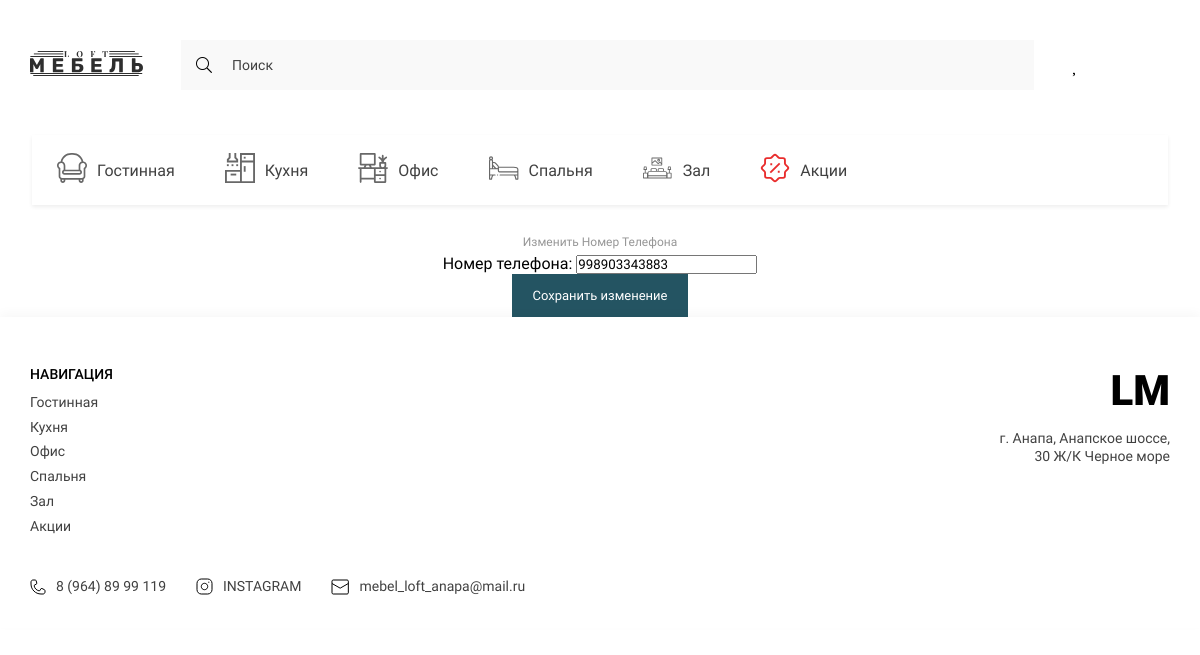
The app's page /change_phone/1 with its own data.
### mebel_app/models.py (models this page shows)
class Category(models.Model):
    title = models.CharField(max_length=255, verbose_name='Категория', unique=True)
    image = models.FileField(upload_to='categories/', verbose_name='Иконка')
    slug = models.SlugField(unique=True, null=True, verbose_name='Слаг')
    def get_absolute_url(self):
        return reverse('category', kwargs={'slug': self.slug})
    def __str__(self):
        return self.title
    class Meta:
        verbose_name = 'Категория'
        verbose_name_plural = 'Категории'

class Profile(models.Model):
    user = models.OneToOneField(User, on_delete=models.CASCADE)
    first_name = models.CharField(max_length=200, verbose_name='Имя')
    last_name = models.CharField(max_length=200, verbose_name='Фамилия')
    city = models.ForeignKey(Cities, on_delete=models.CASCADE, verbose_name='Город', null=True, blank=True)
    phone_number = models.CharField(max_length=200, verbose_name='Номер телефона', blank=True, null=True)
    class Meta:
        verbose_name = 'Профиль'
        verbose_name_plural = 'Профили'

### mebel_app/views.py (the view)
# urls.py: path('change_phone/<int:pk>', phone_form, name='phone_form'),
def phone_form(request, pk):
    if request.method == 'POST':
        profile = Profile.objects.get(pk=pk)
        form = UserPhoneForm(data=request.POST, instance=profile)
        if form.is_valid():
            form.save()
            messages.success(request, 'Успешно изменено!')
            return redirect('profile')
    else:
        profile = Profile.objects.get(pk=pk)
        form = UserPhoneForm(instance=profile)
        context = {
            'title': 'Изменение номера телефона',
            'form': form
        }
        return render(request, 'mebel_app/phone_form.html', context)

### mebel_app/forms.py
class UserPhoneForm(forms.ModelForm):
    class Meta:
        model = Profile
        fields = ('phone_number',)
        widgets = {
            'phone_number': forms.TextInput(attrs={
                'class': 'form-control'
            })
        }

### mebel_app/templatetags/mebel_app_tags.py (called while the page is built)
@register.simple_tag()
def get_categories():
    categories = Category.objects.all()
    return categories

### mebel_app/templates/mebel_app/phone_form.html (shortened to what this page needs)
{% extends 'base.html' %}
{% block main %}
<main>
    <div align="center">
        <form action="" method="post" enctype="multipart/form-data">
            <div class="container">
                <div class="profile__form">
                    <div class="input__title">
                        <h2>Изменить Номер Телефона</h2>
                        {{ form.as_p }}
                    </div>
                </div>
                <button type="submit" class="btn btn-dark">Сохранить изменение</button>
        </form>
    </div>
</main>
{% endblock main %}

### templates/components/_category.html
              {% load mebel_app_tags %}
<div class="padding-left" style="
    max-width: 1136px;
    width: 100%;
    margin: 25px  auto;
">
  {% get_categories as categories %}
                    <ul class="header__list _categories">
   {% for category in categories %}
                        <li>
                            <a href="{{ category.get_absolute_url }}" class="header__list-links">
                                <span class="header__list-img">
                                    <img src="{{ category.image.url }}" alt="icons" width="30" height="30">
                                </span>
                                {{ category }}
                            </a>
                        </li>
    {% endfor %}
                    </ul>
</div>

### templates/components/_footer.html
{% load static %}
              {% load mebel_app_tags %}
<footer class="footer">
    <div class="container">
        <div class="footer__content">
            <div class="footer__navigate">
                <div class="footer__navigate-part">
                    <h2 class="footer__navigate-title">НАВИГАЦИЯ</h2>
                    <div class="footer__navigate-lists">
                          {% get_categories as categories %}
                        <ul class="footer__navigate-list">
                            {% for category in categories %}
                            <li><a href="{{ category.get_absolute_url }}" class="footer__navigate-links">{{ category.title }}</a></li>
{% endfor %}
                        </ul>
                    </div>
                </div>
                <div class="footer__navigate-part _right">
                    <a href="./index.html" class="footer__logo">LM</a>
                    <p class="footer__adress">г. Анапа, Анапское шоссе, 30 Ж/К Черное море</p>
                </div>
            </div>
            <div class="footer__social">
                <ul class="footer__social-list">
                    <li>
                        <a href="tel:89648999119" class="footer__social-links">
                            <img src="{% static 'mebel_app/assets/icons/phone.svg' %}" alt="phone">
                            8 (964) 89 99 119
                        </a>
                    </li>
                    <li>
                        <a href="https://www.instagram.com/habibaziz33" target="_blank" class="footer__social-links">
                            <img src="{% static 'mebel_app/assets/icons/inst.svg' %}" alt="insta">
                            INSTAGRAM
                        </a>
                    </li>
                    <li>
                        <a href="mailto:mebel_loft_anapa@mail.ru" target="_blank" class="footer__social-links">
                            <img src="{% static 'mebel_app//assets/icons/mail.svg' %}" alt="mail">
                            mebel_loft_anapa@mail.ru
                        </a>
                    </li>
                </ul>
            </div>
        </div>
    </div>
</footer>

### mebel_app/static/mebel_app/style/style.css (style rules this page uses)
:root { --containerWidth: 1140px; --primaryColor: #414141; --primaryFont: 'Roboto'; --mainColor: #245462; }
* { padding: 0; margin: 0; box-sizing: border-box; text-decoration: none; list-style: none; font-family: var(--primaryFont); }
.container { width: 100%; max-width: calc(var(--containerWidth) + 30px); margin: 0 auto; padding: 0 15px; }
.btn { outline: none; border: none; padding: 13px 20px; font-style: normal; font-weight: normal; font-size: 13px; line-height: 15px; background: var(--mainColor); border: 1px solid var(--mainColor); transition: color .3s linear, background .3s linear; color: #FFFFFF; }
.nav__content-bars, ._categories, .nav__list-links>img, .nav__bars-open, ._truck { display: none; }
.header__list { display: flex; justify-content: space-between; align-items: center; }
.header__list._categories { justify-content: flex-start; width: 100%; overflow-x: scroll; background: #FFFFFF; box-shadow: 0px 2px 4px rgba(0, 0, 0, 0.07); margin-bottom: 30px; }
.header__list-links { padding: 24px 25px; display: flex; justify-content: center; align-items: center; height: 70px; transition: background .3s linear, color .3s linear; width: max-content; font-family: 'Roboto'; font-size: 16px; line-height: 19px; color: #414141; }
.header__list-links img { margin-right: 10px; min-width: 18px; transition: filter .3s linear; }
.input__title { width: 100%; }
.input__title h2, .textarea__title { font-style: normal; font-weight: normal; font-size: 12px; line-height: 14px; color: #969696; margin-bottom: 5px; }
.profile__form { display: flex; flex-direction: column; width: 100%; max-width: 500px; }
.footer { width: 100%; padding: 49px 0 32px; background: #FFFFFF; box-shadow: 0px -4px 10px rgba(0, 0, 0, 0.03); }
.footer__content { width: 100%; display: flex; flex-direction: column; justify-content: center; }
.footer__navigate { display: flex; width: 100%; justify-content: space-between; margin-bottom: 35px; }
.footer__navigate-part._right { text-align: right; }
.footer__navigate-title { font-weight: 500; font-size: 14px; line-height: 126.69%; color: #000000; margin-bottom: 10px; text-transform: uppercase; }
.footer__navigate-lists { display: flex; }
.footer__navigate-list { display: flex; flex-direction: column; align-items: flex-start; justify-content: flex-start; }
.footer__navigate-links { font-size: 14px; line-height: 126.69%; color: #414141; display: block; margin-bottom: 7.24px; transition: color .3s linear; }
.footer__logo { font-weight: 900; font-size: 42px; line-height: 49px; color: #000000; display: block; margin-bottom: 15px; }
.footer__adress { font-size: 14px; line-height: 126.69%; text-align: right; color: #414141; width: 100%; max-width: 171px; }
.footer__social { display: flex; justify-content: space-between; width: 100%; }
.footer__social-list { display: flex; justify-content: center; text-align: right; align-items: center; }
.footer__social-links { display: flex; justify-content: center; align-items: center; font-size: 14px; line-height: 126.69%; color: #414141; margin-right: 30px; }
.footer__social-list li:last-child .footer__social-links { margin-right: 0; }
.footer__social-links img { margin-right: 10px; }

### records on screen
Category: image (picture), title "Гостинная"
Category: image (picture), title "Кухня"
Category: image (picture), title "Офис"
Category: image (picture), title "Спальня"
Category: image (picture), title "Зал"
Category: image (picture), title "Акции"
Profile: phone_number "998903343883"
